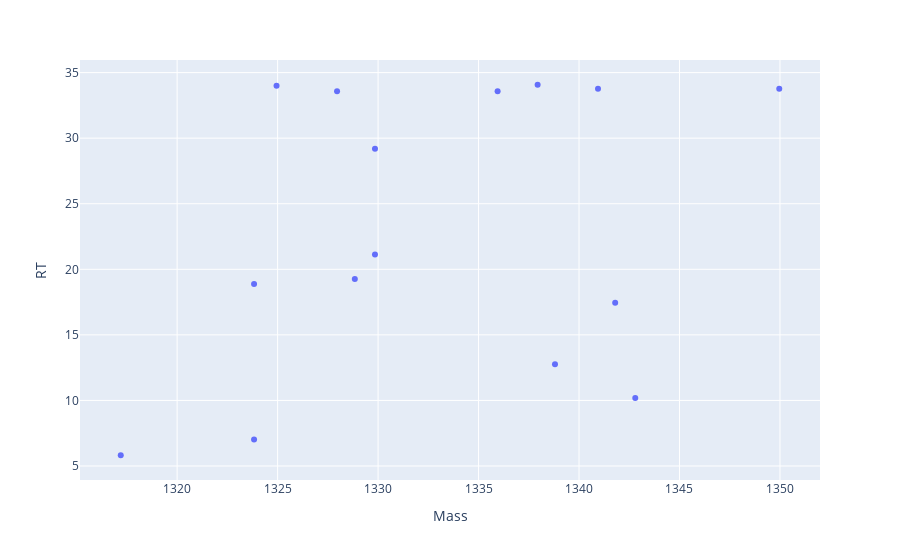

The cell this chart's notebook holds for it:
### Code cell
target = 1333.14174
plotly_zone(df[(df.Mass>target-20)&(df.Mass<target+20)])

### Figure 1 — Plotly figure (JSON) as saved in the notebook; plotly's stock layout.template omitted (floating-point values rounded to 4 significant figures)
{"data": [{"hovertemplate": "Mass=%{x}<br>RT=%{y}<extra></extra>", "legendgroup": "", "marker": {"color": "#636efa", "symbol": "circle"}, "mode": "markers", "name": "", "orientation": "v", "showlegend": false, "type": "scatter", "x": [1330.0, 1330.0, 1324.0, 1342.0, 1343.0, 1350.0, 1341.0, 1328.0, 1317.0, 1336.0, 1338.0, 1325.0, 1324.0, 1339.0, 1329.0], "xaxis": "x", "y": [21.13, 29.2, 7.013, 17.45, 10.19, 33.76, 33.76, 33.57, 5.821, 33.57, 34.07, 34.01, 18.89, 12.76, 19.26], "yaxis": "y"}], "layout": {"legend": {"tracegroupgap": 0}, "margin": {"t": 60}, "xaxis": {"anchor": "y", "domain": [0, 1], "title": {"text": "Mass"}}, "yaxis": {"anchor": "x", "domain": [0, 1], "title": {"text": "RT"}}}}
